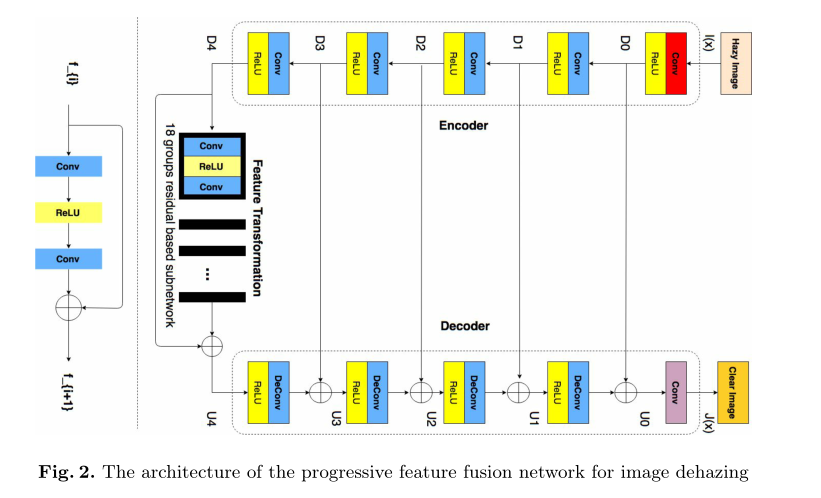
#> input picture jb/net.png, 821 x 498 px; its folder holds only this picture in this run
$ python -i grad.py   (imports and definitions only)   (older library calls are emulated)
#> lines starting #> are read from the running program, lines starting #| are printed output that depends on the picture
#> further down, picture is the input picture: shape (498, 821, 3); mean B, G, R 236.3, 241.8, 240.4
import random
import numpy as np
import os
from PIL import Image
import matplotlib.pyplot as plt
from torchvision.transforms import ToTensor, ToPILImage
import glob
import csv
import cv2
import math
from shutil import copy
from skimage.metrics import structural_similarity as skssim
from skimage.metrics import peak_signal_noise_ratio as skpsnr
os.environ['KMP_DUPLICATE_LIB_OK'] = 'TRUE'
# [2 lines not run here, left out]


def is_image_file(filename):
    return any(filename.endswith(extension) for extension in ['jpeg', 'JPEG', 'jpg', 'png', 'JPG', 'PNG', 'gif', 'tif'])

# [图片名，平均梯度]


# [14 lines left out: functions write_csv, read_csv, not called in this run]


def make_dir(dirname):
    if not os.path.exists(dirname):
        os.makedirs(dirname)


# [13 lines left out: function image_self_psnr, not called in this run]


def sobel_demo(image):
    """
    Sobel算子
    """
    grad_x = cv2.Sobel(image, cv2.CV_32F, 1, 0)  # x方向一阶导数
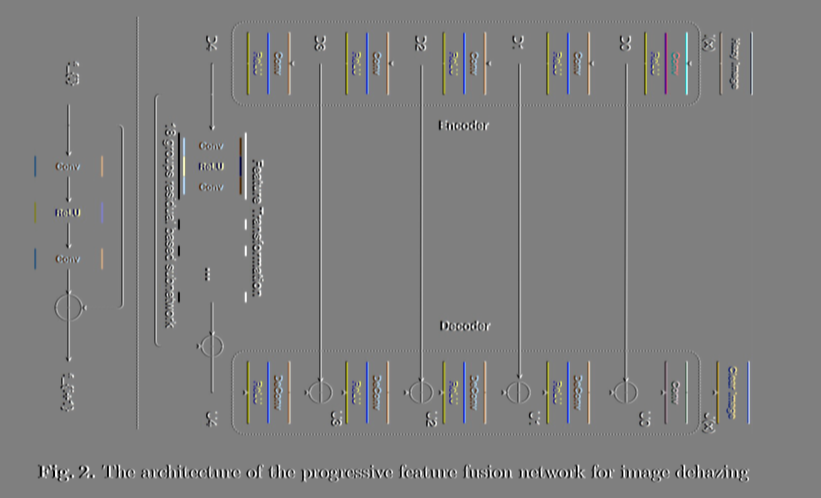
#> grad_x: shape (498, 821, 3) float32; mean B, G, R 0, 0, 0; drawn with min black and max white
    grad_y = cv2.Sobel(image, cv2.CV_32F, 0, 1)  # y方向一阶导数
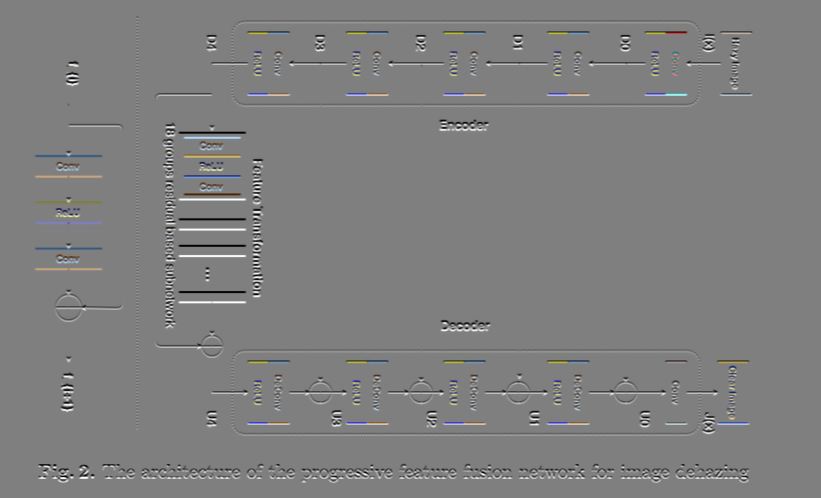
#> grad_y: shape (498, 821, 3) float32; mean B, G, R 0, 0, 0; drawn with min black and max white
    gradx = cv2.convertScaleAbs(grad_x)  # 转回原来的uint8形式
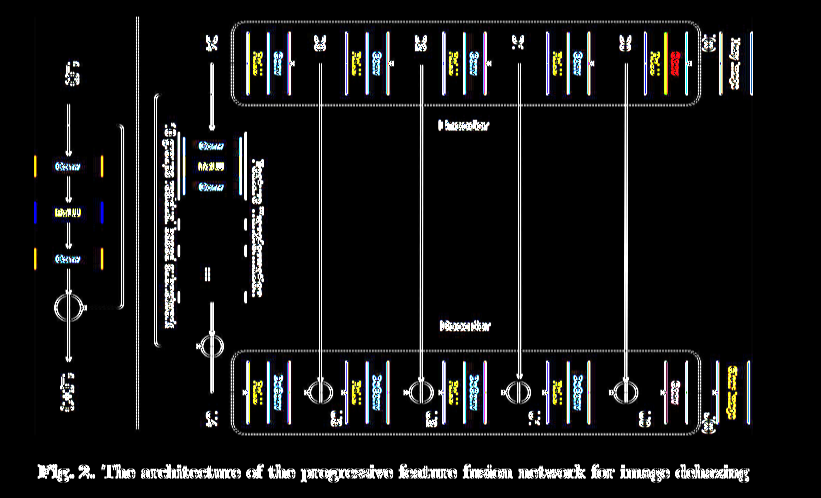
#> gradx: shape (498, 821, 3); mean B, G, R 20.2, 20.1, 19.9
    grady = cv2.convertScaleAbs(grad_y)
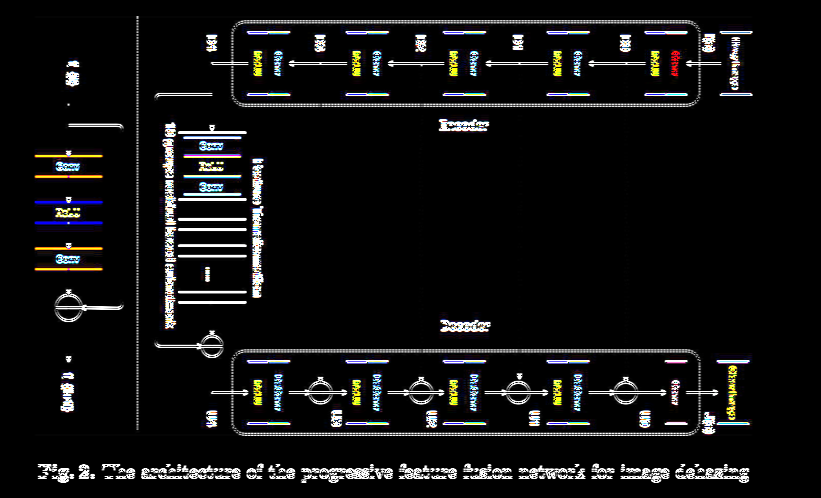
#> grady: shape (498, 821, 3); mean B, G, R 17.4, 17.4, 17.5
    grad = cv2.addWeighted(gradx, 0.5, grady, 0.5, 0)  # 图像融合
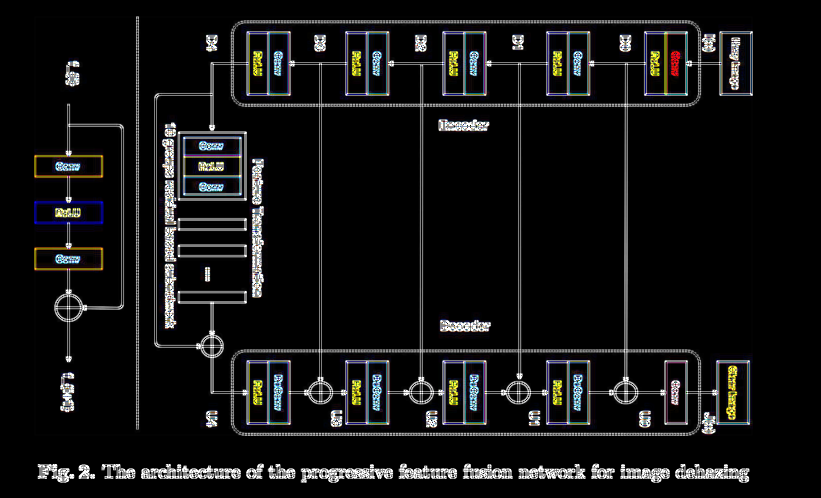
#> grad: shape (498, 821, 3); mean B, G, R 18.8, 18.8, 18.7
    return grad


# [148 lines left out: functions scharr_demo, laplacian_demo, conv_demo, opencv_mgrad, get_imgages_grad, get_imgdir_grad and 4 more, not called in this run]


# [8 lines not run here, left out]

    # [14 lines of commented-out code are left out]


>>> import cv2
>>> picture = cv2.imread('../jb/net.png')
>>> result = sobel_demo(picture)
